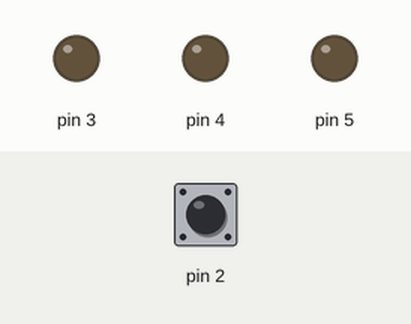
Recording of a sketch running on a simulated Arduino Uno, built with avr-gcc and run on an emulated ATmega328P. On the bench: output pins drawn as LEDs (lit = HIGH). Inputs (shaded band) come from the test bench; at power-on: pin 2 HIGH. What the sketch prints to the serial monitor is not drawn.

Above: at 1.2 s.
1.3 s: pin 2 pulled LOW for 0.15 s
At 1.37 s:
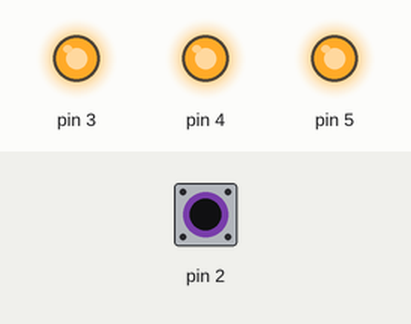
2.9 s: pin 2 pulled LOW for 3.2 s
At 7.1 s:
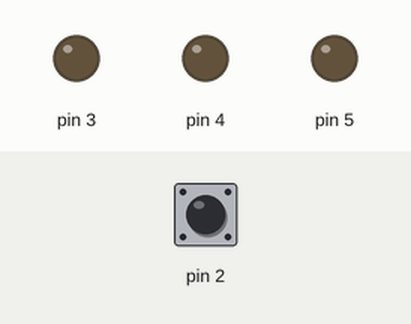
Timing chart, 0 to 8.6 s (numbered marks = the images above; inputs shaded):
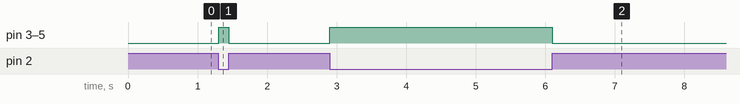

The sketch:

RemoteControl.ino
```cpp
void setup() {
  // put your setup code here, to run once:
  pinMode(2, INPUT_PULLUP);
  pinMode(3,OUTPUT);
  pinMode(4,OUTPUT);
  pinMode(5,OUTPUT);
  Serial.begin(9600);
}

void loop() {
  // put your main code here, to runonce repeatedly:
  Serial.println(digitalRead(2));
  if (digitalRead(2) == 0){
    digitalWrite(3, HIGH);
    digitalWrite(4, HIGH);
    digitalWrite(5, HIGH);
  }
  if (digitalRead(2) == 1){
    digitalWrite(3, LOW);
    digitalWrite(4, LOW);
    digitalWrite(5, LOW);
  }
}
```

Measured:
- after the input at 1.3 s, pin 3–5: LOW → HIGH at once, → LOW 0.15 s later
- after the input at 2.9 s, pin 3–5: LOW → HIGH at once, → LOW 3.2 s later
